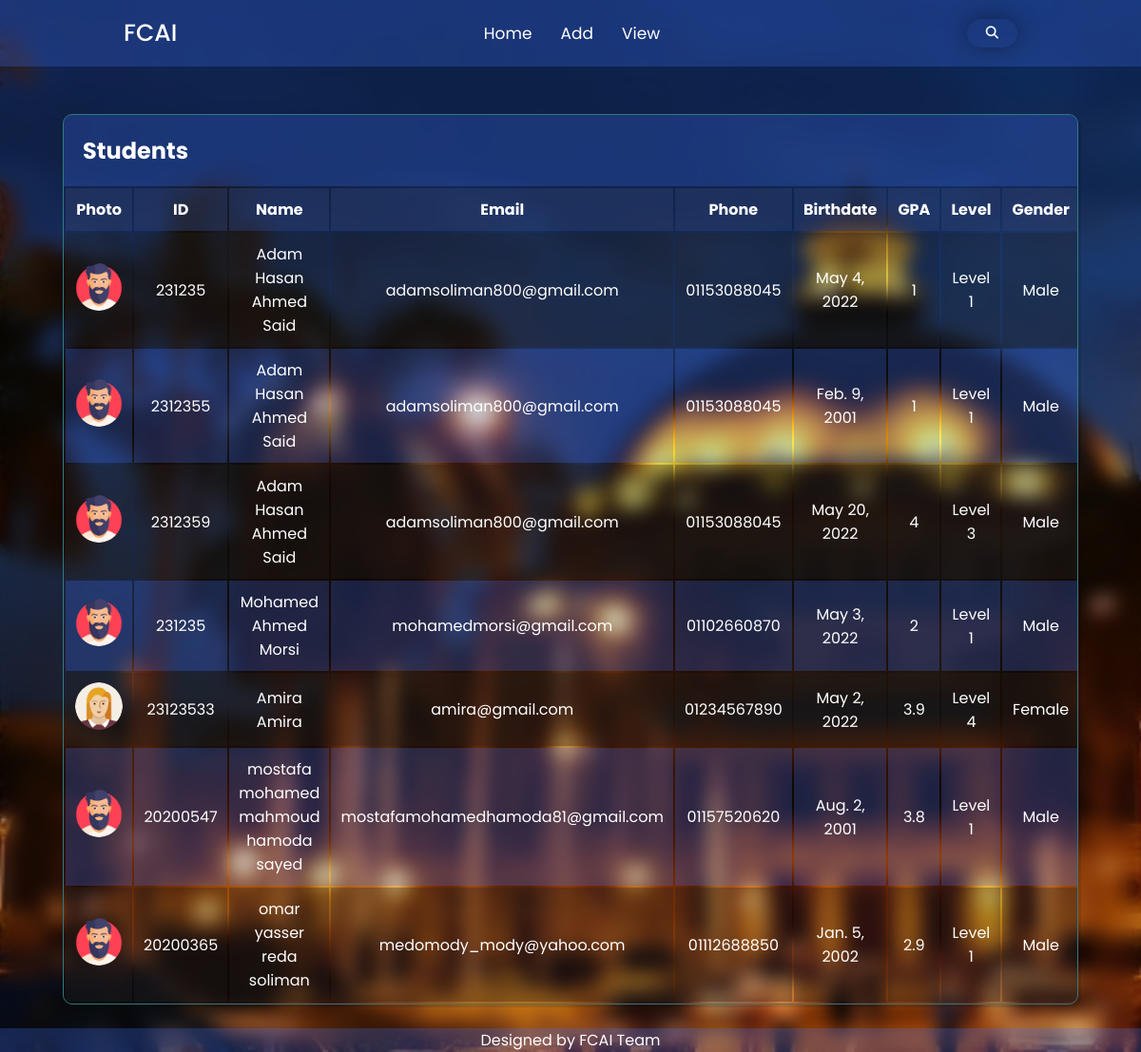
Screenshot of /View.html with the database file from the repository.
### student/models.py (models this page shows)
class Student(models.Model):
    sid = models.IntegerField()
    sBD = models.DateField()
    name = models.CharField(max_length = 500)
    phone = models.CharField(max_length=11)
    email = models.CharField(max_length = 500)
    level = models.CharField(max_length = 10)
    Dpt = models.CharField(max_length = 200, null=True, blank=True)
    sgpa = models.CharField(max_length=200)
    level = models.CharField(max_length=200)
    gender = models.BooleanField(default= True)
    stat = models.BooleanField(default = True)

### student/views.py (the view)
# urls.py: path('View.html' , views.view , name = 'view'),
def view(request):
    context = {
        'students': Student.objects.all()
    }
    return render(request , 'student/View.html', context)

### templates/student/View.html (shortened to what this page needs)
{% load static %}
<!DOCTYPE html>
<html lang="en">
<head>
  <link rel="stylesheet" href="{% static 'css/styles.css' %}">
  <link href='https://unpkg.com/boxicons@2.1.1/css/boxicons.min.css' rel='stylesheet'>
  <link rel="stylesheet" href="https://cdnjs.cloudflare.com/ajax/libs/font-awesome/6.1.1/css/all.min.css" />
</head>
<body>
  <header>
    <nav>
        <div class="nav-bar">
            <span class="logo"><a href="#">FCAI</a></span>
            <div class="menu">
                <ul class="nav-links">
                  <li><a href="{% url 'index' %}">Home</a></li>
                  <li><a href="{% url 'add' %}">Add</a></li>
                  <li><a href="#">View</a></li>
                </ul>
            </div>
            <form class="searchContainer"  method=POST  action = "{% url 'result' %}">
                <button type="submit" class="searchBtn">
                  <i class="fas fa-search"></i>
                </button>
              </form>
        </div>
    </nav>
</header>
  <section class="tableContainer">
    <div class="studentsTable">
      <h1 class="tableSubject">Students</h1>
      <table>
        <tr>
          <th>Photo</th>
          <th>ID</th>
          <th>Name</th>
          <th>Email</th>
          <th>Phone</th>
          <th>Birthdate</th>
          <th>GPA</th>
          <th>Level</th>
          <th>Gender</th>
        </tr>
        {% for student in students %}
        <tr>
          {% if student.gender == True %}
          <td><img src="{% static 'image/man.png' %}" alt="" /></td>
          {% else %}
          <td><img src="{% static 'image/woman.png' %}" alt="" /></td>
          {% endif %}
          <td>{{student.sid}}</td>
          <td>{{student.name}}</td>
          <td>{{student.email}}</td>
          <td>{{student.phone}}</td>
          <td>{{student.sBD}}</td>
          <td>{{student.sgpa}}</td>
          <td>{{student.level}}</td>
          {% if student.gender == True  %}
          <td>Male</td>
          {% else %}
          <td>Female</td>
          {% endif %}
        </tr>
        {% endfor %}
      </table>
    </div>
  </section>
  <footer>
    <p>Designed by FCAI Team</p>
</footer>
</body>
</html>

### static/css/styles.css (style rules this page uses)
* { margin: 0; padding: 0; box-sizing: border-box; font-family: 'Poppins', sans-serif; }
:root { --body-color: #E4E9F7; --nav-color: #4070f445; --side-nav: #010718; --text-color: #FFF; --search-bar: #F2F2F2; --search-text: #010718; --Dark-color: #24252657; }
body { min-height: 100vh; height: auto; background-image: url('../image/cover_cairo.jpg'); background-size: cover; background-position: center; backdrop-filter: blur(10px); background-repeat: no-repeat; }
nav { top: 0; left: 0; height: 70px; width: 100%; background-color: var(--nav-color); z-index: 100; }
nav .nav-bar { position: relative; height: 100%; max-width: 1000px; width: 100%; margin: 0 auto; padding: 0 30px; display: flex; align-items: center; justify-content: space-between; }
nav .nav-bar .logo a { font-size: 25px; font-weight: 500; color: var(--text-color); text-decoration: none; }
.nav-bar .nav-links { display: flex; align-items: center; }
.nav-bar .nav-links li { margin: 0 5px; list-style: none; }
.nav-links li a { position: relative; font-size: 17px; font-weight: 400; color: var(--text-color); text-decoration: none; padding: 10px; }
.nav-links li a::before { content: ''; position: absolute; left: 50%; bottom: 0; transform: translateX(-50%); height: 6px; width: 6px; border-radius: 50%; background-color: var(--text-color); opacity: 0; transition: all 0.3s ease; }
.searchContainer { height: 30px; border-radius: 30px; padding: 10px 20px; display: flex; align-items: center; cursor: pointer; transition: 0.8s; box-shadow: 0 0 25px 0 rgba(0, 0, 0, 0.4); }
.searchContainer .searchBtn .fas { color: var(--text-color); }
.searchContainer .searchBtn { background: none; border: none; width: 100%; }
section { padding: 50px; }
::placeholder { color: var(--text-color); font-weight: lighter; }
.tableContainer { display: flex; justify-content: center; }
.tableSubject { background-color: var(--nav-color); color: white; padding: 20px; text-align: left; }
.studentsTable table tr td img { border-radius: 50%; height: 50px; width: 50px; }
.studentsTable { border: 1px solid #327a81; border-radius: 10px; width: 100%; box-shadow: 3px 3px 0 rgba(0, 0, 0, 0.1); max-width: calc(100% - 2em); overflow: hidden; }
table { width: 100%; }
table td { color: var(--text-color); padding: 10px; text-align: center; }
table th { background-color: var(--Dark-color); font-weight: 300; color: var(--text-color); padding: 10px; font-weight: bolder; }
table tr:nth-child(2n) { background-color: var(--Dark-color); }
table tr:nth-child(2n+1) { background-color: var(--nav-color); }
footer { background-color: var(--nav-color); text-align: center; bottom: 0; position: absolute; width: 100%; }
footer p { color: var(--text-color); }

### rows the page displays
Student: gender True (drawn), sid "231235", name "Adam Hasan Ahmed Said", email "adamsoliman800@gmail.com", phone "01153088045", sBD "May 4, 2022", sgpa "1", level "Level 1"
Student: gender True (drawn), sid "2312355", name "Adam Hasan Ahmed Said", email "adamsoliman800@gmail.com", phone "01153088045", sBD "Feb. 9, 2001", sgpa "1", level "Level 1"
Student: gender True (drawn), sid "2312359", name "Adam Hasan Ahmed Said", email "adamsoliman800@gmail.com", phone "01153088045", sBD "May 20, 2022", sgpa "4", level "Level 3"
Student: gender True (drawn), sid "231235", name "Mohamed Ahmed Morsi", email "mohamedmorsi@gmail.com", phone "01102660870", sBD "May 3, 2022", sgpa "2", level "Level 1"
Student: gender False (drawn), sid "23123533", name "Amira Amira", email "amira@gmail.com", phone "01234567890", sBD "May 2, 2022", sgpa "3.9", level "Level 4"
Student: gender True (drawn), sid "20200547", name "mostafa mohamed mahmoud hamoda sayed", email "mostafamohamedhamoda81@gmail.com", phone "01157520620", sBD "Aug. 2, 2001", sgpa "3.8", level "Level 1"
Student: gender True (drawn), sid "20200365", name "omar yasser reda soliman", email "medomody_mody@yahoo.com", phone "01112688850", sBD "Jan. 5, 2002", sgpa "2.9", level "Level 1"
